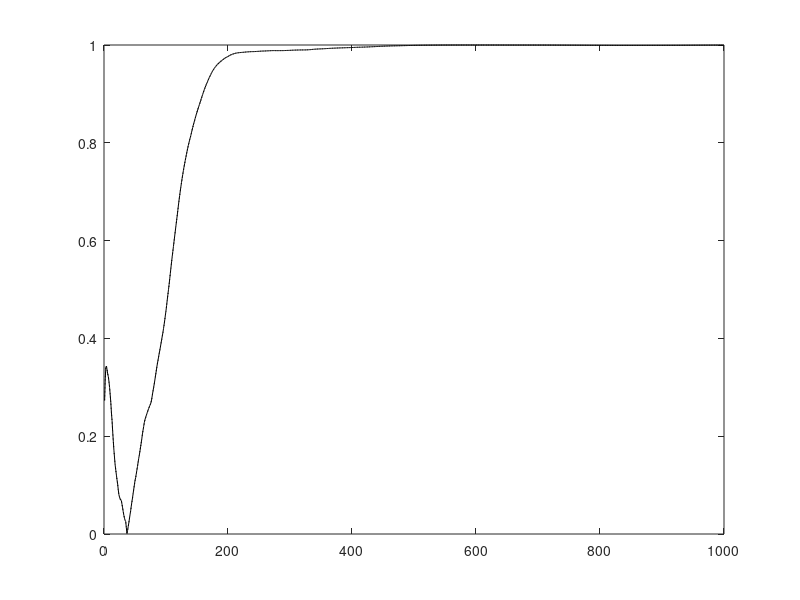

Write MATLAB code to recreate this figure. (Note: this script raises an error after producing the figure.)
% Comparison of Adaptive First Principal Compt EVD

function evdTest;

clear all; 
close all; 

% Number of samples N and dimension D
nSamples = 500;
nDim     = 10;
nEpochs  = 2;
randn('state',0);

% Generate the covX random matrices
covX = 3*...
[ 0.4270   0.0110  -0.0050  -0.0250   0.0890  -0.0790  -0.0190   0.0740   0.0890   0.0050 ; ...
  0.0110   5.6900  -0.0690  -0.2820  -0.7310   0.0900  -0.1240   0.1000   0.4320  -0.1030 ; ...
 -0.0050  -0.0690   0.0800   0.0980   0.0450  -0.0410   0.0230   0.0220  -0.0350   0.0120 ; ...
 -0.0250  -0.2820   0.0980   2.8000  -0.1070   0.1500  -0.1930   0.0950  -0.2260   0.0460 ; ...
  0.0890  -0.7310   0.0450  -0.1070   3.4400   0.2530   0.2510   0.3160   0.0390  -0.0100 ; ...
 -0.0790   0.0900  -0.0410   0.1500   0.2530   2.2700  -0.1800   0.2950  -0.0390  -0.1130 ; ...
 -0.0190  -0.1240   0.0230  -0.1930   0.2510  -0.1800   0.3270   0.0270   0.0260  -0.0160 ; ...
  0.0740   0.1000   0.0220   0.0950   0.3160   0.2950   0.0270   0.7270  -0.0960  -0.0170 ; ...
  0.0890   0.4320  -0.0350  -0.2260   0.0390  -0.0390   0.0260  -0.0960   0.7150  -0.0090 ; ...
  0.0050  -0.1030   0.0120   0.0460  -0.0100  -0.1130  -0.0160  -0.0170  -0.0090   0.0650 ];
    
% Compute data
[V1,D1] = eig(covX);
[d,in] = sort(diag(D1));
V = zeros(nDim,nDim);
D = zeros(nDim,nDim);
for i = 1 : nDim
   V(:,i) = V1(:,in(nDim+1-i));
   D(i,i) = D1(in(nDim+1-i),in(nDim+1-i));
end
x(1:nDim,1:nSamples) = V*sqrt(D)*randn(nDim,nSamples);
ActualD = diag(D)'

% Compute Corrl matrix and eigen vectors
corX = zeros(nDim,nDim);
for i = 1 : nSamples
   corX = corX + x(:,i)*x(:,i)'/nSamples;
end
[V1,D1] = eig(corX);
[d,in] = sort(diag(D1));
V = zeros(nDim,nDim);
D = zeros(nDim,nDim);
for i = 1 : nDim
   V(:,i) = V1(:,in(nDim+1-i));
   D(i,i) = D1(in(nDim+1-i),in(nDim+1-i));
end
corX;
EstV = V(:,1)'
EstD = diag(D)'

% Adaptive algorithm
A = zeros(nDim,nDim);
w = ones(nDim, 11);
for i = 1 : 11
    w(:,i) = w(:,i) / norm(w(:,i));
end
w0 = w;
mu = 10;
%w(:,11) = 0.1*ones(nDim, 1);

for epoch = 1 : nEpochs
    for iter = 1 : nSamples
        
        cnt = nSamples*(epoch-1) + iter;
      
        A = A + (1.0/cnt)*((x(:,iter) * x(:,iter)') - A);
        etat = 1.0/(150 + cnt);
      
        % OJA
        w(:,1) = w(:,1) + etat*(A*w(:,1) - w(:,1)*(w(:,1)'*A*w(:,1)));
      
        % OJAN
        w(:,2) = w(:,2) + etat*( A*w(:,2) - w(:,2)* ((w(:,2)'*A*w(:,2)) / (w(:,2)'*w(:,2))) );
      
        % LUO
        w(:,3) = w(:,3) + etat*(w(:,3)'*w(:,3))*( A*w(:,3) - w(:,3)* ((w(:,3)'*A*w(:,3)) / (w(:,3)'*w(:,3))) );
      
        % RQ
        w(:,4) = w(:,4) + etat*(1.0/(w(:,4)'*w(:,4)))*(A*w(:,4) - w(:,4)*((w(:,4)'*A*w(:,4)) / (w(:,4)'*w(:,4))));
      
        % OJA+
        w(:,5) = w(:,5) + etat*(A*w(:,5) - w(:,5)*(w(:,5)'*A*w(:,5)) - w(:,5)*(1 - w(:,5)'*w(:,5)));
      
        % IT
        w(:,6) = w(:,6) + etat*((A*w(:,6) / (w(:,6)'*A*w(:,6))) - w(:,6));
      
        % XU
        w(:,7) = w(:,7) + etat*(2*A*w(:,7) - w(:,7)*(w(:,7)'*A*w(:,7)) - A*w(:,7)*(w(:,7)'*w(:,7)));
      
        % PF
        w(:,8) = w(:,8) + etat*(A*w(:,8) - mu*w(:,8)*(w(:,8)'*w(:,8) - 1));
      
        % AL1
        w(:,9) = w(:,9) + etat*(A*w(:,9) - w(:,9)*(w(:,9)'*A*w(:,9)) - mu*w(:,9)*(w(:,9)'*w(:,9) - 1));
      
        % AL2
        w(:,10) = w(:,10) + etat*(2*A*w(:,10) - w(:,10)*(w(:,10)'*A*w(:,10)) - A*w(:,10)*(w(:,10)'*w(:,10)) - mu*w(:,9)*(w(:,10)'*w(:,10) - 1));
      
        % FENG
        w(:,11) = w(:,11) + (1.0/(17000+cnt))*((w(:,11)'*w(:,11))*A*w(:,11) - w(:,11));
      
        for i = 1 : 11
            u(:,i) = w(:,i) / norm(w(:,i));
      	    cos_t(i,cnt) = abs(u(:,i)'*V(:,1));
            ind(cnt) = cnt;
		end
	end
end


for i = 1 : 11
	ww(:,i) = (w(:,i)'*w(:,i));
end
ww

for i = 1 : 11
	EstL(i) = (w(:,i)'*A*w(:,i)) / (w(:,i)'*w(:,i));
end
EstL


if (1)

% Plot the convergence results
figure(1);
plot(ind, cos_t(1,:),'k-'); hold on;
plot(ind, cos_t(2,:),'k:'); hold on;
legend('OJA','OJAN',0);
xlabel('Number of Samples');
ylabel('Direction Cosines');
hold off;

% Plot the convergence results
figure(2);
plot(ind, cos_t(3,:),'k-'); hold on;
plot(ind, cos_t(4,:),'k:'); hold on;
legend('LUO','RQ',0);
xlabel('Number of Samples');
ylabel('Direction Cosines');
hold off;

% Plot the convergence results
figure(3);
plot(ind, cos_t(5,:),'k-'); hold on;
plot(ind, cos_t(6,:),'k:'); hold on;
legend('OJA+','IT',0);
xlabel('Number of Samples');
ylabel('Direction Cosines');
hold off;

% Plot the convergence results
figure(4);
plot(ind, cos_t(7,:),'k-'); hold on;
plot(ind, cos_t(8,:),'k:'); hold on;
legend('XU','PF',0);
xlabel('Number of Samples');
ylabel('Direction Cosines');
hold off;

% Plot the convergence results
figure(5);
plot(ind, cos_t(9,:),'k-'); hold on;
plot(ind, cos_t(10,:),'k:'); hold on;
plot(ind, cos_t(11,:),'k-.'); hold on;
legend('AL1','AL2','FENG',0);
xlabel('Number of Samples');
ylabel('Direction Cosines');
hold off;

else

% Plot the convergence results
figure(1);
plot(ind,cos_t(1,:),'r:'); hold on;
plot(ind,cos_t(2,:),'g-'); hold on;
plot(ind,cos_t(3,:),'b--'); hold on;
legend('OJA','OJAN','LUO',0);
xlabel('Number of Samples');
ylabel('Direction Cosines');
hold off;

% Plot the convergence results
figure(2);
plot(ind,cos_t(4,:),'r:'); hold on;
plot(ind,cos_t(5,:),'g-'); hold on;
plot(ind,cos_t(6,:),'b--'); hold on;
legend('RQ','OJA+','IT',0);
xlabel('Number of Samples');
ylabel('Direction Cosines');
hold off;

% Plot the convergence results
figure(3);
plot(ind,cos_t(7,:),'r:'); hold on;
plot(ind,cos_t(8,:),'g-'); hold on;
plot(ind,cos_t(9,:),'b--'); hold on;
legend('XU','PF','AL1',0);
xlabel('Number of Samples');
ylabel('Direction Cosines');
hold off;

% Plot the convergence results
figure(4);
plot(ind,cos_t(9,:),'r:'); hold on;
plot(ind,cos_t(10,:),'g-'); hold on;
plot(ind,cos_t(5,:),'b--'); hold on;
legend('AL1','AL2','OJA+',0);
xlabel('Number of Samples');
ylabel('Direction Cosines');
hold off;

% Plot the convergence results
figure(5);
plot(ind,cos_t(11,:),'r:'); hold on;
plot(ind,cos_t(12,:),'g-'); hold on;
legend('AL1','FENG',0);
xlabel('Number of Samples');
ylabel('Direction Cosines');
hold off;

end
